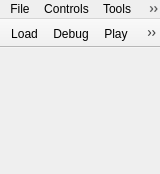
<?xml version="1.0" encoding="UTF-8"?>
<ui version="4.0">
 <class>MainWindow</class>
 <widget class="QMainWindow" name="MainWindow">
  <property name="geometry">
   <rect>
    <x>0</x>
    <y>0</y>
    <width>160</width>
    <height>174</height>
   </rect>
  </property>
  <property name="minimumSize">
   <size>
    <width>160</width>
    <height>174</height>
   </size>
  </property>
  <property name="acceptDrops">
   <bool>true</bool>
  </property>
  <property name="windowTitle">
   <string>GBmu</string>
  </property>
  <widget class="QWidget" name="centralwidget"/>
  <widget class="QMenuBar" name="menubar">
   <property name="geometry">
    <rect>
     <x>0</x>
     <y>0</y>
     <width>160</width>
     <height>22</height>
    </rect>
   </property>
   <widget class="QMenu" name="menuFile">
    <property name="title">
     <string>File</string>
    </property>
    <addaction name="actionLoad"/>
    <addaction name="actionSave_state"/>
    <addaction name="actionLoad_state"/>
   </widget>
   <widget class="QMenu" name="menuTools">
    <property name="title">
     <string>Tools</string>
    </property>
    <addaction name="actionDebug"/>
   </widget>
   <widget class="QMenu" name="menuControls">
    <property name="enabled">
     <bool>true</bool>
    </property>
    <property name="title">
     <string>Controls</string>
    </property>
    <addaction name="actionPlay"/>
    <addaction name="actionPause"/>
    <addaction name="actionStop"/>
    <addaction name="actionReset"/>
    <addaction name="actionMute"/>
   </widget>
   <widget class="QMenu" name="menuSpeed">
    <property name="title">
     <string>Speed</string>
    </property>
    <addaction name="actionSpeed_x1"/>
    <addaction name="actionSpeed_x2"/>
    <addaction name="actionSpeed_x4"/>
   </widget>
   <widget class="QMenu" name="menuModel">
    <property name="title">
     <string>Model</string>
    </property>
    <addaction name="actionModelAuto"/>
    <addaction name="actionModelDMG"/>
    <addaction name="actionModelCGB"/>
    <addaction name="separator"/>
   </widget>
   <addaction name="menuFile"/>
   <addaction name="menuControls"/>
   <addaction name="menuTools"/>
   <addaction name="menuModel"/>
   <addaction name="menuSpeed"/>
  </widget>
  <widget class="QToolBar" name="toolBar">
   <property name="maximumSize">
    <size>
     <width>77777</width>
     <height>30</height>
    </size>
   </property>
   <property name="cursor">
    <cursorShape>PointingHandCursor</cursorShape>
   </property>
   <property name="windowTitle">
    <string>toolBar</string>
   </property>
   <property name="layoutDirection">
    <enum>Qt::LeftToRight</enum>
   </property>
   <property name="movable">
    <bool>false</bool>
   </property>
   <property name="iconSize">
    <size>
     <width>18</width>
     <height>18</height>
    </size>
   </property>
   <property name="floatable">
    <bool>false</bool>
   </property>
   <attribute name="toolBarArea">
    <enum>TopToolBarArea</enum>
   </attribute>
   <attribute name="toolBarBreak">
    <bool>false</bool>
   </attribute>
   <addaction name="actionLoad"/>
   <addaction name="actionDebug"/>
   <addaction name="actionPlay"/>
   <addaction name="actionPause"/>
   <addaction name="actionStop"/>
   <addaction name="actionMute"/>
  </widget>
  <action name="actionLoad">
   <property name="icon">
    <iconset resource="../resources/resources.qrc">
     <normaloff>:/load.png</normaloff>
     <normalon>:/loadROM.png</normalon>:/load.png</iconset>
   </property>
   <property name="text">
    <string>Load</string>
   </property>
   <property name="toolTip">
    <string>Load (+0)</string>
   </property>
   <property name="shortcut">
    <string>Ctrl+O</string>
   </property>
  </action>
  <action name="actionDebug">
   <property name="icon">
    <iconset resource="../resources/resources.qrc">
     <normaloff>:/debug.png</normaloff>:/debug.png</iconset>
   </property>
   <property name="text">
    <string>Debug</string>
   </property>
   <property name="toolTip">
    <string>Debug (+D)</string>
   </property>
   <property name="shortcut">
    <string>Ctrl+D</string>
   </property>
  </action>
  <action name="actionPlay">
   <property name="enabled">
    <bool>true</bool>
   </property>
   <property name="icon">
    <iconset resource="../resources/resources.qrc">
     <normaloff>:/play.png</normaloff>:/play.png</iconset>
   </property>
   <property name="text">
    <string>Play</string>
   </property>
   <property name="toolTip">
    <string>Play</string>
   </property>
  </action>
  <action name="actionPause">
   <property name="icon">
    <iconset resource="../resources/resources.qrc">
     <normaloff>:/pause.png</normaloff>:/pause.png</iconset>
   </property>
   <property name="text">
    <string>Pause</string>
   </property>
  </action>
  <action name="actionStop">
   <property name="icon">
    <iconset resource="../resources/resources.qrc">
     <normaloff>:/stop.png</normaloff>:/stop.png</iconset>
   </property>
   <property name="text">
    <string>Stop</string>
   </property>
  </action>
  <action name="actionReset">
   <property name="icon">
    <iconset resource="../resources/resources.qrc">
     <normaloff>:/reset.png</normaloff>:/reset.png</iconset>
   </property>
   <property name="text">
    <string>Reset</string>
   </property>
   <property name="toolTip">
    <string>Reset (+R)</string>
   </property>
   <property name="shortcut">
    <string>Ctrl+R</string>
   </property>
  </action>
  <action name="actionSpeed_x1">
   <property name="checkable">
    <bool>true</bool>
   </property>
   <property name="checked">
    <bool>true</bool>
   </property>
   <property name="icon">
    <iconset resource="../resources/resources.qrc">
     <normaloff>:/speed.png</normaloff>:/speed.png</iconset>
   </property>
   <property name="text">
    <string>speed x1</string>
   </property>
   <property name="toolTip">
    <string>Speed x1</string>
   </property>
   <property name="shortcut">
    <string>Ctrl+1</string>
   </property>
  </action>
  <action name="actionSpeed_x2">
   <property name="checkable">
    <bool>true</bool>
   </property>
   <property name="icon">
    <iconset resource="../resources/resources.qrc">
     <normaloff>:/speed.png</normaloff>:/speed.png</iconset>
   </property>
   <property name="text">
    <string>speed x2</string>
   </property>
   <property name="toolTip">
    <string>Speed x2</string>
   </property>
   <property name="shortcut">
    <string>Ctrl+2</string>
   </property>
  </action>
  <action name="actionSpeed_x4">
   <property name="checkable">
    <bool>true</bool>
   </property>
   <property name="icon">
    <iconset resource="../resources/resources.qrc">
     <normaloff>:/speed.png</normaloff>:/speed.png</iconset>
   </property>
   <property name="text">
    <string>speed x4</string>
   </property>
   <property name="toolTip">
    <string>Speed x4</string>
   </property>
   <property name="shortcut">
    <string>Ctrl+4</string>
   </property>
  </action>
  <action name="actionModelAuto">
   <property name="checkable">
    <bool>true</bool>
   </property>
   <property name="checked">
    <bool>true</bool>
   </property>
   <property name="text">
    <string>Auto</string>
   </property>
  </action>
  <action name="actionModelDMG">
   <property name="checkable">
    <bool>true</bool>
   </property>
   <property name="text">
    <string>DMG</string>
   </property>
  </action>
  <action name="actionModelCGB">
   <property name="checkable">
    <bool>true</bool>
   </property>
   <property name="text">
    <string>CGB</string>
   </property>
  </action>
  <action name="actionMute">
   <property name="checkable">
    <bool>true</bool>
   </property>
   <property name="icon">
    <iconset resource="../resources/resources.qrc">
     <normaloff>:/soundOn.png</normaloff>
     <normalon>:/soundOff.png</normalon>:/soundOn.png</iconset>
   </property>
   <property name="text">
    <string>Mute</string>
   </property>
   <property name="toolTip">
    <string>Mute (+M)</string>
   </property>
   <property name="shortcut">
    <string>Ctrl+M</string>
   </property>
  </action>
  <action name="actionSave_state">
   <property name="text">
    <string>Save state</string>
   </property>
   <property name="shortcut">
    <string>Ctrl+S</string>
   </property>
  </action>
  <action name="actionLoad_state">
   <property name="text">
    <string>Load state</string>
   </property>
   <property name="shortcut">
    <string>Ctrl+Alt+S</string>
   </property>
  </action>
 </widget>
 <resources>
  <include location="../resources/resources.qrc"/>
 </resources>
 <connections/>
</ui>
